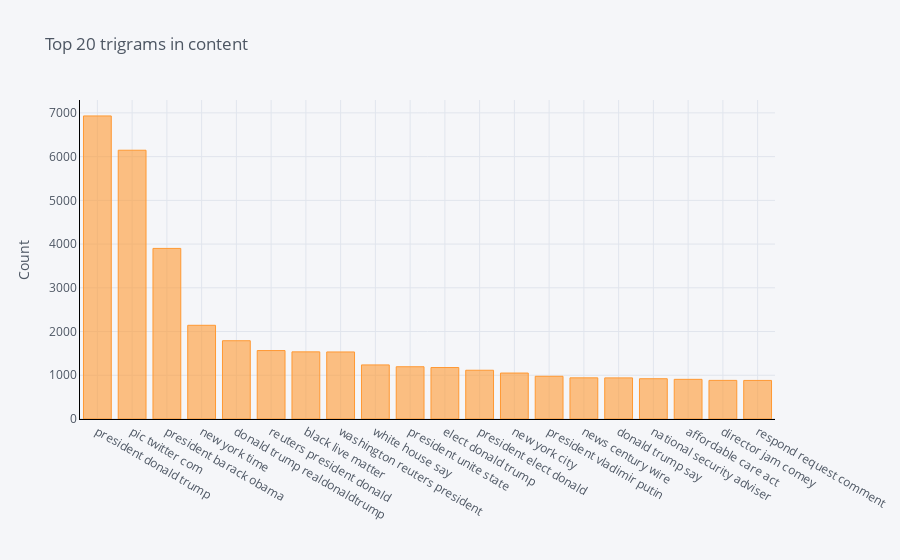

Notebook source saved alongside this figure:
### Code cell
#Function to get top trigram words
def get_top_n_trigram(corpus, n=None):
    vec = CountVectorizer(ngram_range=(3, 3), stop_words='english').fit(corpus)
    bag_of_words = vec.transform(corpus)
    sum_words = bag_of_words.sum(axis=0) 
    words_freq = [(word, sum_words[0, idx]) for word, idx in vec.vocabulary_.items()]
    words_freq =sorted(words_freq, key = lambda x: x[1], reverse=True)
    return words_freq[:n]

#Calling function and return only top 20 words
common_words = get_top_n_trigram(df['content'], 20)

#Printing word and their respective frequencies
for word, freq in common_words:
    print(word, freq)

#Creating a dataframe with words and count
df6 = pd.DataFrame(common_words, columns = ['content' , 'count'])

#Grouping the words and plotting their frequencies
df6.groupby('content').sum()['count'].sort_values(ascending=False).iplot(
    kind='bar', yTitle='Count', linecolor='black', title='Top 20 trigrams in content')

### Figure 1 — Plotly figure (JSON) as saved in the notebook; plotly's stock layout.template omitted (floating-point values rounded to 4 significant figures)
{"data": [{"name": "count", "text": "", "y": [6930, 6146, 3901, 2143, 1790, 1565, 1535, 1533, 1237, 1195, 1177, 1115, 1051, 977, 941, 940, 921, 907, 883, 882], "marker": {"color": "rgba(255, 153, 51, 0.6)", "line": {"color": "rgba(255, 153, 51, 1.0)", "width": 1}}, "x": ["president donald trump", "pic twitter com", "president barack obama", "new york time", "donald trump realdonaldtrump", "reuters president donald", "black live matter", "washington reuters president", "white house say", "president unite state", "elect donald trump", "president elect donald", "new york city", "president vladimir putin", "news century wire", "donald trump say", "national security adviser", "affordable care act", "director jam comey", "respond request comment"], "type": "bar", "orientation": "v"}], "layout": {"title": {"text": "Top 20 trigrams in content", "font": {"color": "#4D5663"}}, "paper_bgcolor": "#F5F6F9", "plot_bgcolor": "#F5F6F9", "yaxis": {"tickfont": {"color": "#4D5663"}, "title": {"text": "Count", "font": {"color": "#4D5663"}}, "showgrid": true, "zerolinecolor": "#E1E5ED", "gridcolor": "#E1E5ED", "linecolor": "black"}, "xaxis": {"tickfont": {"color": "#4D5663"}, "title": {"text": "", "font": {"color": "#4D5663"}}, "showgrid": true, "zerolinecolor": "#E1E5ED", "gridcolor": "#E1E5ED", "linecolor": "black"}, "legend": {"bgcolor": "#F5F6F9", "font": {"color": "#4D5663"}}}}
